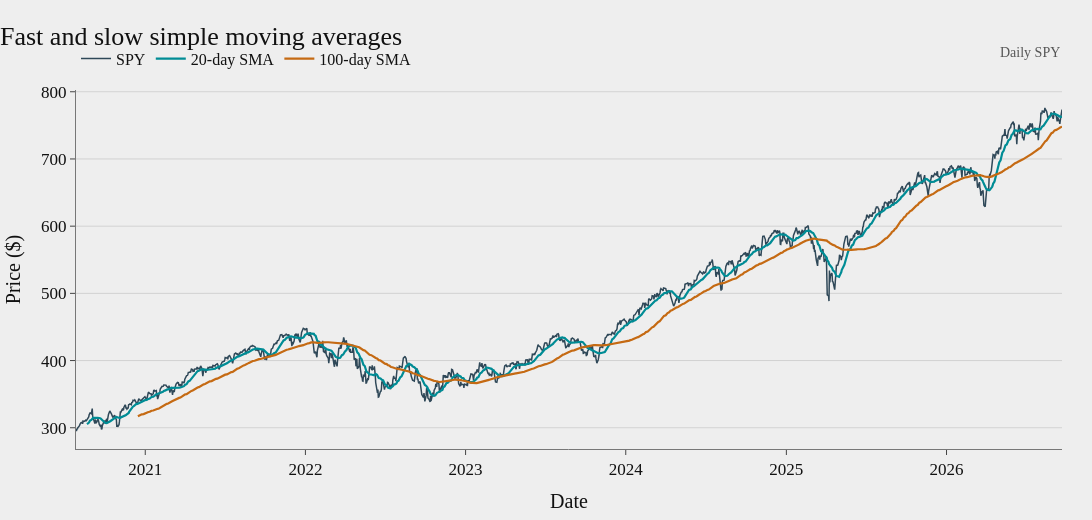

Here is the notebook cell this chart was saved with:
### Code cell
FAST_WINDOW = 20
SLOW_WINDOW = 100

strategy = prices.copy()

strategy["fast_ma"] = (
    strategy["close"]
    .rolling(FAST_WINDOW, min_periods=FAST_WINDOW)
    .mean()
)

strategy["slow_ma"] = (
    strategy["close"]
    .rolling(SLOW_WINDOW, min_periods=SLOW_WINDOW)
    .mean()
)

fig = go.Figure()

fig.add_trace(
    go.Scatter(
        x=strategy.index,
        y=strategy["close"],
        name="SPY",
        line={"color": PRICE, "width": 1.5},
    )
)

fig.add_trace(
    go.Scatter(
        x=strategy.index,
        y=strategy["fast_ma"],
        name=f"{FAST_WINDOW}-day SMA",
        line={"color": ACCENT, "width": 2.2},
    )
)

fig.add_trace(
    go.Scatter(
        x=strategy.index,
        y=strategy["slow_ma"],
        name=f"{SLOW_WINDOW}-day SMA",
        line={"color": SECONDARY_ACCENT, "width": 2.2},
    )
)

style_chart(
    fig,
    title="Fast and slow simple moving averages",
    source_text="Daily SPY",
)
label_axes(fig, x_title="Date", y_title="Price ($)")
fig.show()

### Figure 1 — Plotly figure (JSON) as saved in the notebook; plotly's stock layout.template omitted (floating-point values rounded to 4 significant figures; data arrays with more than 128 entries replaced by an {"elided": "..."} marker saying what was removed)
{"data": [{"line": {"color": "#2F4858", "width": 1.5}, "name": "SPY", "type": "scatter", "x": {"elided": "1546 str values"}, "y": {"elided": "1546 float values"}}, {"line": {"color": "#008C95", "width": 2.2}, "name": "20-day SMA", "type": "scatter", "x": {"elided": "1546 str values"}, "y": {"elided": "1546 float values"}}, {"line": {"color": "#C56A13", "width": 2.2}, "name": "100-day SMA", "type": "scatter", "x": {"elided": "1546 str values"}, "y": {"elided": "1546 float values"}}], "layout": {"annotations": [{"font": {"color": "#555555", "family": "Times New Roman", "size": 14}, "showarrow": false, "text": "Daily SPY", "x": 1, "xanchor": "right", "xref": "paper", "y": 1.13, "yref": "paper"}], "font": {"color": "#111111", "family": "Times New Roman", "size": 17}, "height": 520, "hovermode": "x unified", "legend": {"bgcolor": "rgba(0,0,0,0)", "font": {"family": "Times New Roman", "size": 16}, "orientation": "h", "x": 0, "xanchor": "left", "y": 1.04, "yanchor": "bottom"}, "margin": {"b": 65, "l": 75, "r": 30, "t": 90}, "paper_bgcolor": "#EEEEEE", "plot_bgcolor": "#EEEEEE", "title": {"font": {"color": "#111111", "family": "Times New Roman", "size": 26}, "text": "Fast and slow simple moving averages", "x": 0, "xanchor": "left"}, "width": 1250, "xaxis": {"linecolor": "#777777", "showgrid": false, "showline": true, "ticks": "outside", "title": {"text": "Date"}, "zeroline": false}, "yaxis": {"gridcolor": "#D2D2D2", "linecolor": "#777777", "showgrid": true, "showline": true, "ticks": "outside", "title": {"text": "Price ($)"}, "zeroline": false}}}
